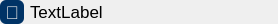
<?xml version="1.0" encoding="UTF-8"?>
<ui version="4.0">
 <class>CheckBox</class>
 <widget class="QWidget" name="CheckBox">
  <property name="geometry">
   <rect>
    <x>0</x>
    <y>0</y>
    <width>278</width>
    <height>24</height>
   </rect>
  </property>
  <property name="sizePolicy">
   <sizepolicy hsizetype="Fixed" vsizetype="Fixed">
    <horstretch>0</horstretch>
    <verstretch>0</verstretch>
   </sizepolicy>
  </property>
  <property name="windowTitle">
   <string>Form</string>
  </property>
  <property name="styleSheet">
   <string notr="true">#box {
	background: #003366;
	border-radius: 6px;
}
#mark {
	font-family: &quot;fontello&quot;;
	font-size: 18px;
	color: #e4e4e4;
}
#label {
	font-size: 17px;
}</string>
  </property>
  <layout class="QHBoxLayout" name="horizontalLayout">
   <property name="leftMargin">
    <number>0</number>
   </property>
   <property name="topMargin">
    <number>0</number>
   </property>
   <property name="rightMargin">
    <number>0</number>
   </property>
   <property name="bottomMargin">
    <number>0</number>
   </property>
   <item>
    <widget class="QWidget" name="box" native="true">
     <property name="sizePolicy">
      <sizepolicy hsizetype="Fixed" vsizetype="Fixed">
       <horstretch>0</horstretch>
       <verstretch>0</verstretch>
      </sizepolicy>
     </property>
     <property name="cursor">
      <cursorShape>PointingHandCursor</cursorShape>
     </property>
     <layout class="QHBoxLayout" name="horizontalLayout_2">
      <property name="leftMargin">
       <number>3</number>
      </property>
      <property name="topMargin">
       <number>3</number>
      </property>
      <property name="rightMargin">
       <number>3</number>
      </property>
      <property name="bottomMargin">
       <number>3</number>
      </property>
      <item>
       <widget class="QLabel" name="mark">
        <property name="sizePolicy">
         <sizepolicy hsizetype="Fixed" vsizetype="Fixed">
          <horstretch>0</horstretch>
          <verstretch>0</verstretch>
         </sizepolicy>
        </property>
        <property name="minimumSize">
         <size>
          <width>18</width>
          <height>18</height>
         </size>
        </property>
        <property name="maximumSize">
         <size>
          <width>18</width>
          <height>18</height>
         </size>
        </property>
        <property name="text">
         <string></string>
        </property>
        <property name="alignment">
         <set>Qt::AlignCenter</set>
        </property>
       </widget>
      </item>
     </layout>
    </widget>
   </item>
   <item>
    <widget class="QLabel" name="label">
     <property name="text">
      <string>TextLabel</string>
     </property>
    </widget>
   </item>
  </layout>
 </widget>
 <resources/>
 <connections/>
</ui>
